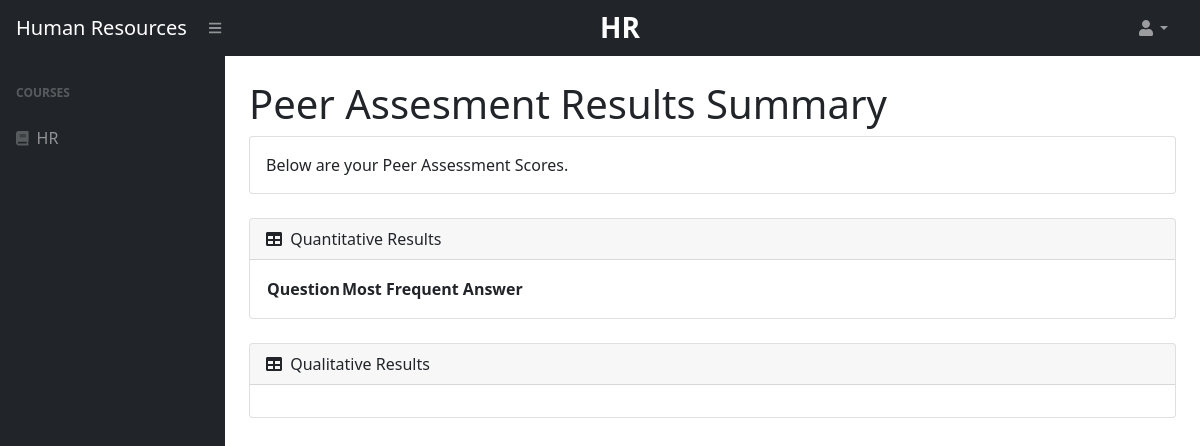
/56/27/assessment_results/ (signed in), run on an earlier commit of the app's database.
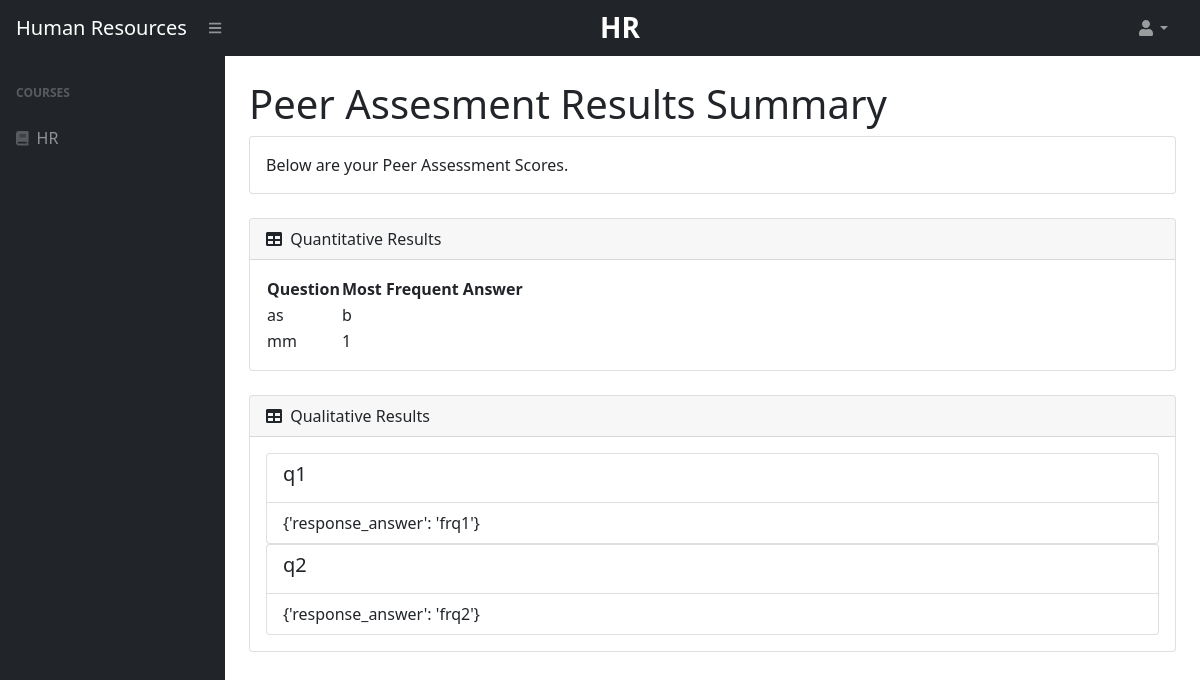
And on a later commit of the database.
### courses/models.py (models this page shows)
class Course(models.Model):
	SEMESTERS = (
		('FALL', 'Fall'),
		('SPRING', 'Spring'),
		('SUMMER', 'Summer'),
		('WINTER', 'Winter')
	)
	name = models.CharField(max_length=120, blank=False)
	semester 	= models.CharField(max_length=10, choices=SEMESTERS)
	year 		= models.DecimalField(max_digits=5,decimal_places=0, blank=False)
	code 		= models.CharField(max_length=30, blank=False)
	course_id 	= models.AutoField(primary_key=True)
	professor = models.EmailField(max_length=120)

class Registration(models.Model):
	student 	= models.EmailField(max_length=120,blank=False)
	team_id 	= models.DecimalField(max_digits=20,decimal_places=0, blank=False)
	course_id	= models.DecimalField(max_digits=20,decimal_places=0, blank=False)
	name = models.CharField(max_length=120)

### assessments/models.py (models this page shows)
class Question(models.Model):
    peer_assessment = models.ForeignKey(PeerAssessment, on_delete=models.CASCADE)
    question = models.CharField(max_length=256)

class FreeResponse(models.Model):
    peer_assessment = models.ForeignKey(PeerAssessment, on_delete=models.CASCADE, default=None)
    response = models.CharField(max_length=256)

class FreeResponseAnswer(models.Model):
    submission = models.ForeignKey(Submission,on_delete=models.CASCADE)
    response_answer = models.CharField(max_length=256)
    free_response = models.ForeignKey(FreeResponse, on_delete=models.CASCADE)

### assessments/views.py (the view)
# urls.py: path("<int:peer_assessment_pk>/<int:course_pk>/assessment_results/", assessment_views.assessment_results, name="assessment_results")
def assessment_results(request, peer_assessment_pk, course_pk):
    submissions = Submission.objects.filter(assigned_to=request.user, peer_assessment=peer_assessment_pk)
    mc_response = {}  #mc_response is a hashmap of hashmaps where questions -> options -> occurrence of each option in submissions
    frq_response = {}
    for submission in submissions:
        answers = Answer.objects.filter(submission=submission)
        for answer in answers:  #collect mc answers
            op = answer.option
            q = op.question
            if q.question in mc_response:
                if op.option_text in mc_response[q.question]:
                    mc_response[q.question][op.option_text] += 1
                else:
                    mc_response[q.question][op.option_text] = 1
            else:
                mc_response[q.question] = {}
                mc_response[q.question][op.option_text] = 1
        fr_answers = FreeResponseAnswer.objects.filter(submission=submission)
        for fr_answer in fr_answers:    #collect frq answers
            q = fr_answer.free_response.response
            if q in frq_response:
                frq_response[q].append(fr_answer.response_answer)
            else:
                frq_response[q] = [fr_answer.response_answer]
    max_responses = {}
    for key, value in mc_response.items():
        max_val = max(value.items(), key=lambda x : x[1])
        max_answers = max_val[0]
        for k, v in value.items():  #handles case where multiple answers are most common
            if k != max_val[0] and v == max_val[1]:
                max_answers += ", " + k
        max_responses[key] = max_answers
    data = {
        "course_list": get_user_registrations(request),
        "invitations": get_user_invitations(request),
        "current_course": course_pk,
        "current_course_name": Course.objects.get(course_id=course_pk).name,
        "mc_response": max_responses,
        "frq_response": frq_response
    }
    return render(request, "assessments/assessment_results.html", data)

### assessments/views.py (called while the page is built)
def get_user_registrations(request):
    if request.user.is_staff:
        registrations = Course.objects.filter(professor=request.user.email)
    else:
        registrations = Registration.objects.filter(student=request.user.email)
    return registrations

def get_user_invitations(request):
    invitations = []
    if not request.user.is_staff:
        invitations = Invitation.objects.filter(student=request.user.email)
    return invitations

### assessments/templates/assessments/assessment_results.html (shortened to what this page needs)
{% extends "users/home.html" %}
{% block course_header %}
<div class="col">
    <h1 style="font-size: 1.75rem;" style="align-items:center" class="navbar-brand d-md-inline-block ms-auto">
        <strong>{{current_course_name}}</strong></h1>
</div>
<ul class="navbar-nav ms-auto ms-md-0 me-3 me-lg-4">
    <li class="nav-item dropdown">
        <a class="nav-link dropdown-toggle" id="navbarDropdown" href="#" role="button" data-bs-toggle="dropdown"
            aria-expanded="false"><i class="fas fa-user fa-fw"></i></a>
    </li>
</ul>
{% endblock %}
{% block core_content %}
<div class="container-fluid px-4">
    <h1 class="mt-4">Peer Assesment Results Summary</h1>
    <div class="card mb-4">
        <div class="card-body">
            Below are your Peer Assessment Scores.
        </div>
    </div>
    <div class="card mb-4">
        <div class="card-header">
            <i class="fas fa-table me-1"></i>
            Quantitative Results
        </div>
        <div class="card-body">
            <table id="datatablesSimple">
                <thead>
                    <tr>
                        <th>Question</th>
                        <th>Most Frequent Answer</th>
                    </tr>
                </thead>
                <tbody>
                    {% for key, value in mc_response.items %}
                    <tr>
                        <td>{{key}}</td>
                        <td>{{value}}</td>
                    </tr>
                    {% endfor %}
                </tbody>
            </table>
        </div>
    </div>
    <div class="card mb-4">
        <div class="card-header">
            <i class="fas fa-table me-1"></i>
            Qualitative Results
        </div>
        <div class="card-body">
        {% for key, value in frq_response.items %}
            <div class="list-group">
                <div class="list-group-item">
                    <h5>{{key}}</h5>
                </div>
                {% for answer in value %}
                <div class="list-group-item">
                    {{answer}}
                </div>
                {% endfor %}
            </div>
        {% endfor %}
        </div>
    </div>
</div>
{% endblock %}

### users/templates/users/home.html (shortened to what this page needs)
{% load static %}
{% load crispy_forms_tags %}
<!DOCTYPE html>
<html lang="en">
    <head>
        <link rel="stylesheet"  href="{%  static  'css/styles.css'  %}">
        <link href="https://cdn.jsdelivr.net/npm/simple-datatables@latest/dist/style.css" rel="stylesheet" />
    </head>
    <body class="sb-nav-fixed">
        <nav class="sb-topnav navbar navbar-expand navbar-dark bg-dark">
            <div class="col-2">
                <a class="navbar-brand ps-3" href="/">Human Resources</a>
            </div>
            <div class="col-4">
                <button class="btn btn-link btn-sm order-1 order-lg-0 me-4 me-lg-0" id="sidebarToggle" href="#!"><i class="fas fa-bars"></i></button>
            </div>
            {% block course_header %}{% endblock %}
        </nav>
        <div id="layoutSidenav">
            <div id="layoutSidenav_nav">
                <nav class="sb-sidenav accordion sb-sidenav-dark" id="sidenavAccordion">
                    <div class="sb-sidenav-menu">
                        <div class="nav">
                            <div class="sb-sidenav-menu-heading">Courses</div>
                            {% for course in course_list %}
                            <a class="nav-link" href="{% url 'assessments_list' course.course_id %}">
                                <div class="sb-nav-link-icon"><i class="fas fa-solid fa-book"></i></div>
                                {{ course.name }}
                            </a>
                            {% empty %}
                            <div style="margin-left:5%">No courses for this user</div>
                            {% endfor %}
                        </div>
                    </div>
                </nav>
            </div>
            <div id="layoutSidenav_content">
                <main>
                    {% block core_content %}{% endblock %}
                </main>
            </div>
        </div>
    </body>
</html>

What changed in the data, as far as the page shows it:
added Question: mc_response "as"
added Question: mc_response "mm"
added FreeResponse: frq_response "q1"
added FreeResponseAnswer: value "{'response_answer': 'frq1'}"
added FreeResponse: frq_response "q2"
added FreeResponseAnswer: value "{'response_answer': 'frq2'}"
Also different on the page:
new list line: "b"
new list line: "1"
